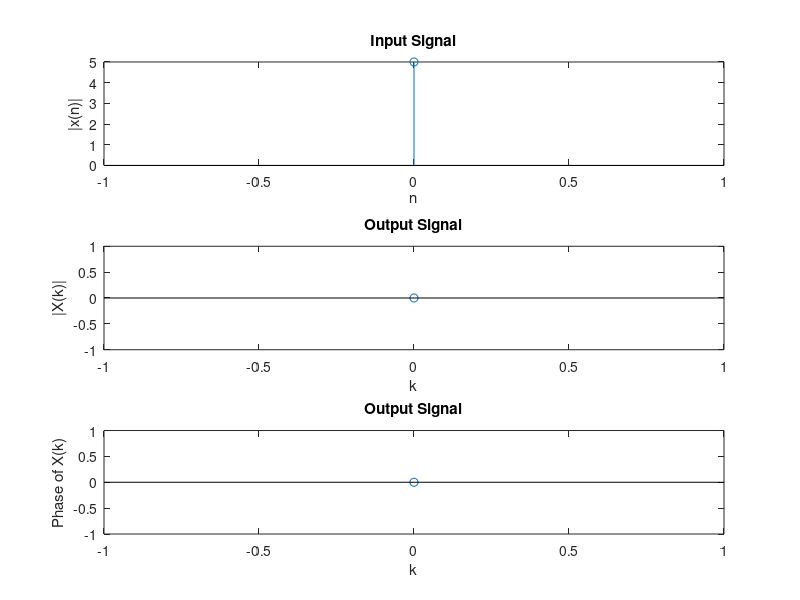

Source code (MATLAB):
% Program to perform FFT using DIF Method
% Example
% Enter the sequence x(n) [1 2 3 4 5 6]
%   21.0000          
%   -9.6569 - 3.0000i
%    3.0000 - 4.0000i
%    1.6569 + 3.0000i
%   -3.0000 - 0.0000i
%    1.6569 - 3.0000i
%    3.0000 + 4.0000i
%   -9.6569 + 3.0000i

clear all;
x=input('Enter the sequence x(n) ');
N=length(x);
A=log(N)/log(2);
B=2^(ceil(A));
X=[x zeros(1,B-N)];
NN=length(X);
X1=X(1:NN/2);
X2=X(NN/2+1:NN); 
Y=zeros(NN,1);
for K=1:NN
    for n=1:(NN/2)
    Y(K)=Y(K)+((X1(n)+((-1)^(K-1))*(X2(n)))*exp(-1i*pi*2*(K-1)*(n-1)/NN));
    end
end
disp(Y);
n=0:NN-1;
subplot(3,1,1);
stem(n,X);title('Input Signal');
xlabel('n');ylabel('|x(n)|');

subplot(3,1,2);
stem(n,abs(Y));title('Output Signal');
xlabel('k');ylabel('|X(k)|');

subplot(3,1,3);
stem(n,angle(Y));title('Output Signal');
xlabel('k');ylabel('Phase of X(k)');axis tight;